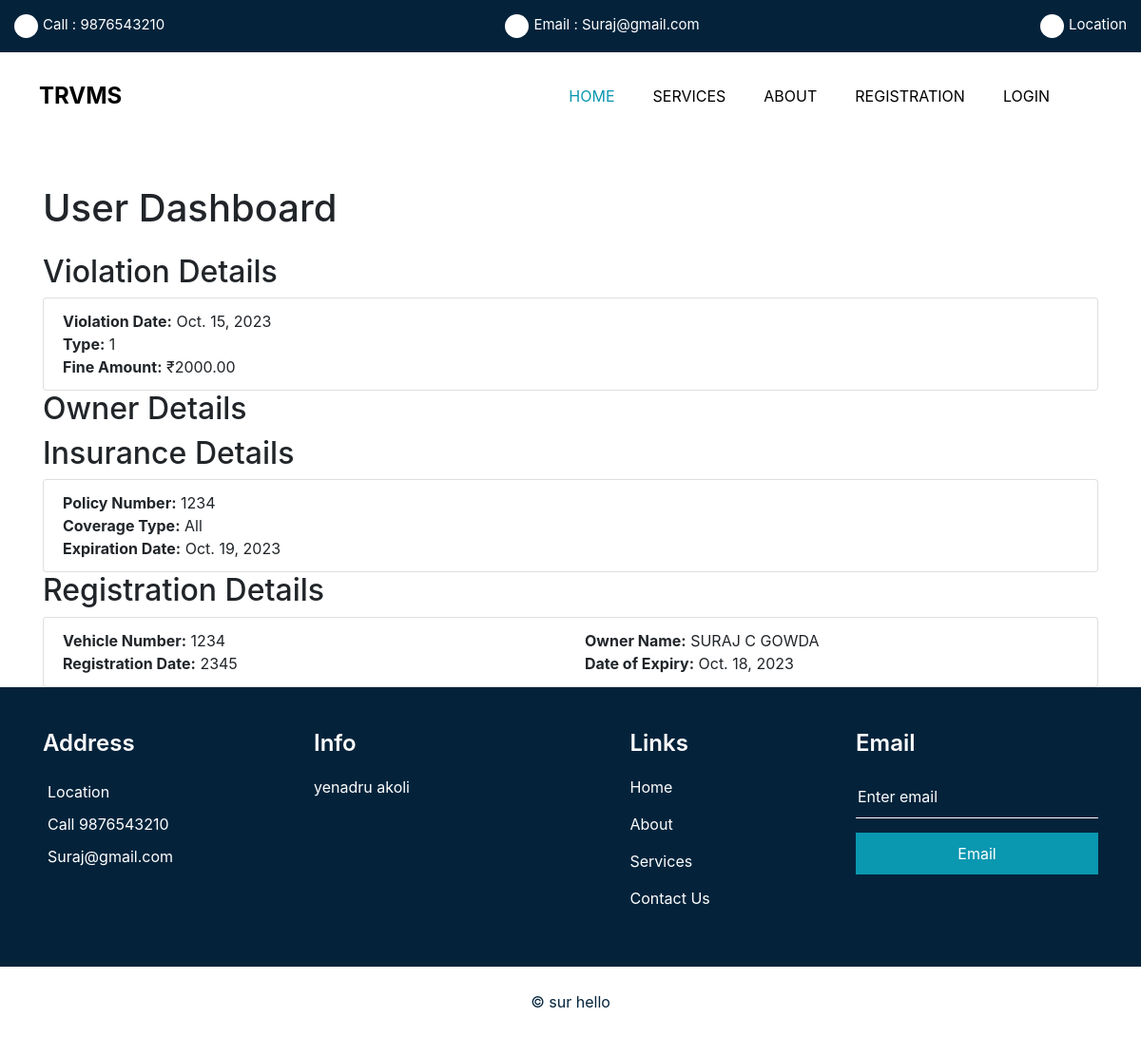
The page /user/ on the database its author committed.
### randw/models.py (models this page shows, shortened)
class VehicleViolationHistory(models.Model):
    uuid = models.ForeignKey('OwnerDetails', on_delete=models.CASCADE)  # Use 'CustomUser' instead of 'User'
    violation_date = models.DateField()
    fine_amount = models.DecimalField(max_digits=10, decimal_places=2)
    violation_id = models.ForeignKey('ViolationList', on_delete=models.CASCADE)  # No need for quotes

class ViolationList(models.Model):
    violation_id = models.AutoField(primary_key=True)
    name = models.CharField(max_length=100)
    act = models.CharField(max_length=100)
    fine_amount = models.DecimalField(max_digits=10, decimal_places=2)
    def __str__(self):
        return str(self.violation_id)

class Insurance(models.Model):
    uuid = models.ForeignKey('OwnerDetails', on_delete=models.CASCADE)  # Use 'CustomUser' instead of 'customuser'
    insurance_id = models.CharField(max_length=20)
    coverage_type = models.CharField(max_length=50)
    start_date = models.DateField()
    end_date = models.DateField()
    insurance_coverage_amount = models.DecimalField(max_digits=10, decimal_places=2)

class RegistrationCertificate(models.Model):
    uuid = models.ForeignKey('OwnerDetails', on_delete=models.CASCADE)  # Use 'CustomUser' instead of 'customuser'
    chassis_number = models.CharField(max_length=17)
    engine_number = models.CharField(max_length=15)
    vehicle_type = models.CharField(max_length=50)
    fuel_type = models.CharField(max_length=50)
    vehicle_category = models.CharField(max_length=50)
    seating_capacity = models.PositiveIntegerField()
    date_of_registration = models.DateField()
    date_of_expiry = models.DateField()
    driving_limit = models.CharField(max_length=100)

class OwnerDetails(models.Model):
    uuid = models.IntegerField(unique=True)
    name = models.CharField(max_length=100)
    picture = models.ImageField(upload_to='owner_pictures/', null=True, blank=True)
    aadhar_number = models.CharField(max_length=12)
    contact_number = models.CharField(max_length=15)
    address = models.TextField()
    model_name = models.CharField(max_length=100)
    color = models.CharField(max_length=50)
    year_of_manufacture = models.PositiveIntegerField()
    manufacturer = models.CharField(max_length=100)

### randw/views.py (the view)
# urls.py: path('user/', views.user,name = 'user'),
def user(request):
    user_id = request.user.id  # Get the user's ID
    owner_details = OwnerDetails.objects.filter(uuid=user_id)
    violations = VehicleViolationHistory.objects.all()
    insurance_details = Insurance.objects.all()
    registration_details = RegistrationCertificate.objects.all()
    return render(request, 'dashboard.html', {
        'violation_data': violations,
        'owner_details_data': owner_details,
        'insurance_data': insurance_details,
        'registration_data': registration_details,
    })

### randw/Templates/dashboard.html (shortened to what this page needs)
{% extends 'base.html' %}
{% block content %}
    <link rel="stylesheet" href="https://maxcdn.bootstrapcdn.com/bootstrap/4.5.2/css/bootstrap.min.css">
</head>
<body>
    <div class="container mt-5">
        <h1 class="mb-4">User Dashboard</h1>
        <h2>Violation Details</h2>
        <ul class="list-group">
            {% for violation in violation_data %}
                <li class="list-group-item">
                    <strong>Violation Date:</strong> {{ violation.violation_date }}<br>
                    <strong>Type:</strong> {{ violation.violation_id }}<br>
                    <strong>Fine Amount:</strong> ₹{{ violation.fine_amount }}
                </li>
            {% endfor %}
        </ul>
        <h2>Owner Details</h2>
        <h2>Insurance Details</h2>
        <ul class="list-group">
            {% for insurance in insurance_data %}
                <li class="list-group-item">
                    <strong>Policy Number:</strong> {{ insurance.insurance_id }}<br>
                    <strong>Coverage Type:</strong> {{ insurance.coverage_type }}<br>
                    <strong>Expiration Date:</strong> {{ insurance.end_date }}
                </li>
            {% endfor %}
        </ul>
        <h2>Registration Details</h2>
        <ul class="list-group">
            {% for registration in registration_data %}
            <li class="list-group-item">
                <div class="row">
                    <div class="col-md-6">
                        <strong>Vehicle Number:</strong> {{ registration.chassis_number }}<br>
                        <strong>Registration Date:</strong> {{ registration.engine_number }}
                    </div>
                    <div class="col-md-6">
                        <strong>Owner Name:</strong> {{ registration.uuid.name }}<br>
                        <strong>Date of Expiry:</strong> {{ registration.date_of_expiry }}
                    </div>
                </div>
            </li>
            {% endfor %}
        </ul>
    </div>
{% endblock %}

### randw/static/styles/style.css (style rules this page uses)
body { font-family: 'Open Sans', sans-serif; color: #0c0c0c; background-color: #ffffff; overflow-x: hidden; }

### randw/static/styles/responsive.css (style rules this page uses)
@media (min-width: 1200px) { .container { max-width: 1170px; } }

### rows shown on the page
VehicleViolationHistory: violation_date "Oct. 15, 2023", violation_id "1", fine_amount "2000.00"
Insurance: insurance_id "1234", coverage_type "All", end_date "Oct. 19, 2023"
RegistrationCertificate: chassis_number "1234", engine_number "2345", uuid.name "SURAJ C GOWDA", date_of_expiry "Oct. 18, 2023"
